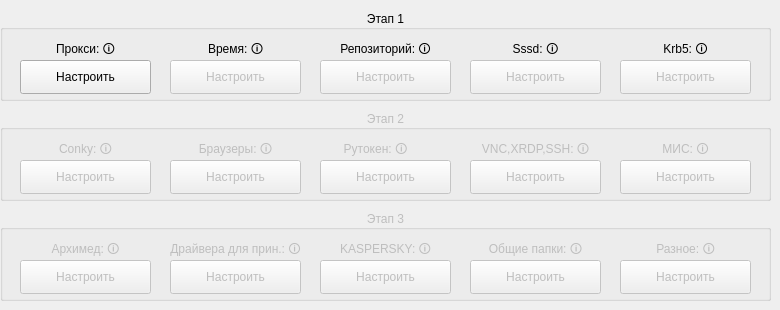
    <widget class="QWidget" name="tab_install">
     <property name="enabled">
      <bool>true</bool>
     </property>
     <attribute name="title">
      <string>Установка пакетов</string>
     </attribute>
     <widget class="QGroupBox" name="groupBox">
      <property name="geometry">
       <rect>
        <x>0</x>
        <y>10</y>
        <width>771</width>
        <height>91</height>
       </rect>
      </property>
      <property name="title">
       <string>Этап 1</string>
      </property>
      <property name="alignment">
       <set>Qt::AlignCenter</set>
      </property>
      <widget class="QLabel" name="label_24">
       <property name="geometry">
        <rect>
         <x>20</x>
         <y>30</y>
         <width>131</width>
         <height>20</height>
        </rect>
       </property>
       <property name="text">
        <string>Прокси: 🛈</string>
       </property>
       <property name="alignment">
        <set>Qt::AlignCenter</set>
       </property>
      </widget>
      <widget class="QPushButton" name="pushButton_install_proxy">
       <property name="geometry">
        <rect>
         <x>20</x>
         <y>50</y>
         <width>131</width>
         <height>34</height>
        </rect>
       </property>
       <property name="text">
        <string>Настроить</string>
       </property>
      </widget>
      <widget class="QPushButton" name="pushButton_install_datetime">
       <property name="enabled">
        <bool>false</bool>
       </property>
       <property name="geometry">
        <rect>
         <x>170</x>
         <y>50</y>
         <width>131</width>
         <height>34</height>
        </rect>
       </property>
       <property name="text">
        <string>Настроить</string>
       </property>
      </widget>
      <widget class="QPushButton" name="pushButton_install_repo">
       <property name="enabled">
        <bool>false</bool>
       </property>
       <property name="geometry">
        <rect>
         <x>320</x>
         <y>50</y>
         <width>131</width>
         <height>34</height>
        </rect>
       </property>
       <property name="text">
        <string>Настроить</string>
       </property>
      </widget>
      <widget class="QPushButton" name="pushButton_install_sssd">
       <property name="enabled">
        <bool>false</bool>
       </property>
       <property name="geometry">
        <rect>
         <x>470</x>
         <y>50</y>
         <width>131</width>
         <height>34</height>
        </rect>
       </property>
       <property name="text">
        <string>Настроить</string>
       </property>
      </widget>
      <widget class="QPushButton" name="pushButton_install_krb5">
       <property name="enabled">
        <bool>false</bool>
       </property>
       <property name="geometry">
        <rect>
         <x>620</x>
         <y>50</y>
         <width>131</width>
         <height>34</height>
        </rect>
       </property>
       <property name="text">
        <string>Настроить</string>
       </property>
      </widget>
      <widget class="QLabel" name="label_25">
       <property name="geometry">
        <rect>
         <x>170</x>
         <y>30</y>
         <width>131</width>
         <height>20</height>
        </rect>
       </property>
       <property name="text">
        <string>Время: 🛈</string>
       </property>
       <property name="alignment">
        <set>Qt::AlignCenter</set>
       </property>
      </widget>
      <widget class="QLabel" name="label_26">
       <property name="geometry">
        <rect>
         <x>470</x>
         <y>30</y>
         <width>131</width>
         <height>20</height>
        </rect>
       </property>
       <property name="text">
        <string>Sssd: 🛈</string>
       </property>
       <property name="alignment">
        <set>Qt::AlignCenter</set>
       </property>
      </widget>
      <widget class="QLabel" name="label_27">
       <property name="geometry">
        <rect>
         <x>320</x>
         <y>30</y>
         <width>131</width>
         <height>20</height>
        </rect>
       </property>
       <property name="text">
        <string>Репозиторий: 🛈</string>
       </property>
       <property name="alignment">
        <set>Qt::AlignCenter</set>
       </property>
      </widget>
      <widget class="QLabel" name="label_28">
       <property name="geometry">
        <rect>
         <x>620</x>
         <y>30</y>
         <width>131</width>
         <height>20</height>
        </rect>
       </property>
       <property name="text">
        <string>Krb5: 🛈</string>
       </property>
       <property name="alignment">
        <set>Qt::AlignCenter</set>
       </property>
      </widget>
     </widget>
     <widget class="QGroupBox" name="groupBox_2">
      <property name="enabled">
       <bool>false</bool>
      </property>
      <property name="geometry">
       <rect>
        <x>0</x>
        <y>110</y>
        <width>771</width>
        <height>91</height>
       </rect>
      </property>
      <property name="title">
       <string>Этап 2</string>
      </property>
      <property name="alignment">
       <set>Qt::AlignCenter</set>
      </property>
      <widget class="QLabel" name="label_29">
       <property name="geometry">
        <rect>
         <x>310</x>
         <y>30</y>
         <width>131</width>
         <height>20</height>
        </rect>
       </property>
       <property name="text">
        <string>Рутокен: 🛈</string>
       </property>
       <property name="alignment">
        <set>Qt::AlignCenter</set>
       </property>
      </widget>
      <widget class="QLabel" name="label_30">
       <property name="geometry">
        <rect>
         <x>470</x>
         <y>30</y>
         <width>131</width>
         <height>20</height>
        </rect>
       </property>
       <property name="text">
        <string>VNC,XRDP,SSH: 🛈</string>
       </property>
       <property name="alignment">
        <set>Qt::AlignCenter</set>
       </property>
      </widget>
      <widget class="QPushButton" name="pushButton_install_conky">
       <property name="geometry">
        <rect>
         <x>20</x>
         <y>50</y>
         <width>131</width>
         <height>34</height>
        </rect>
       </property>
       <property name="text">
        <string>Настроить</string>
       </property>
      </widget>
      <widget class="QPushButton" name="pushButton_install_vnc">
       <property name="geometry">
        <rect>
         <x>470</x>
         <y>50</y>
         <width>131</width>
         <height>34</height>
        </rect>
       </property>
       <property name="text">
        <string>Настроить</string>
       </property>
      </widget>
      <widget class="QPushButton" name="pushButton_install_mis">
       <property name="geometry">
        <rect>
         <x>620</x>
         <y>50</y>
         <width>131</width>
         <height>34</height>
        </rect>
       </property>
       <property name="text">
        <string>Настроить</string>
       </property>
      </widget>
      <widget class="QLabel" name="label_32">
       <property name="geometry">
        <rect>
         <x>20</x>
         <y>30</y>
         <width>131</width>
         <height>20</height>
        </rect>
       </property>
       <property name="text">
        <string>Conky: 🛈</string>
       </property>
       <property name="alignment">
        <set>Qt::AlignCenter</set>
       </property>
      </widget>
      <widget class="QPushButton" name="pushButton_install_rutoken">
       <property name="geometry">
        <rect>
         <x>320</x>
         <y>50</y>
         <width>131</width>
         <height>34</height>
        </rect>
       </property>
       <property name="text">
        <string>Настроить</string>
       </property>
      </widget>
      <widget class="QLabel" name="label_33">
       <property name="geometry">
        <rect>
         <x>620</x>
         <y>30</y>
         <width>131</width>
         <height>20</height>
        </rect>
       </property>
       <property name="text">
        <string>МИС: 🛈</string>
       </property>
       <property name="alignment">
        <set>Qt::AlignCenter</set>
       </property>
      </widget>
      <widget class="QLabel" name="label_31">
       <property name="geometry">
        <rect>
         <x>170</x>
         <y>30</y>
         <width>131</width>
         <height>20</height>
        </rect>
       </property>
       <property name="text">
        <string>Браузеры: 🛈</string>
       </property>
       <property name="alignment">
        <set>Qt::AlignCenter</set>
       </property>
      </widget>
      <widget class="QPushButton" name="pushButton_install_browsers">
       <property name="geometry">
        <rect>
         <x>170</x>
         <y>50</y>
         <width>131</width>
         <height>34</height>
        </rect>
       </property>
       <property name="text">
        <string>Настроить</string>
       </property>
      </widget>
     </widget>
     <widget class="QGroupBox" name="groupBox_3">
      <property name="enabled">
       <bool>false</bool>
      </property>
      <property name="geometry">
       <rect>
        <x>0</x>
        <y>210</y>
        <width>771</width>
        <height>91</height>
       </rect>
      </property>
      <property name="title">
       <string>Этап 3</string>
      </property>
      <property name="alignment">
       <set>Qt::AlignCenter</set>
      </property>
      <widget class="QLabel" name="label_38">
       <property name="geometry">
        <rect>
         <x>320</x>
         <y>30</y>
         <width>131</width>
         <height>20</height>
        </rect>
       </property>
       <property name="text">
        <string>KASPERSKY: 🛈</string>
       </property>
       <property name="alignment">
        <set>Qt::AlignCenter</set>
       </property>
      </widget>
      <widget class="QPushButton" name="pushButton_install_archimed">
       <property name="geometry">
        <rect>
         <x>20</x>
         <y>50</y>
         <width>131</width>
         <height>34</height>
        </rect>
       </property>
       <property name="text">
        <string>Настроить</string>
       </property>
      </widget>
      <widget class="QPushButton" name="pushButton_install_driver_printers">
       <property name="geometry">
        <rect>
         <x>170</x>
         <y>50</y>
         <width>131</width>
         <height>34</height>
        </rect>
       </property>
       <property name="text">
        <string>Настроить</string>
       </property>
      </widget>
      <widget class="QPushButton" name="pushButton_install_other">
       <property name="geometry">
        <rect>
         <x>620</x>
         <y>50</y>
         <width>131</width>
         <height>34</height>
        </rect>
       </property>
       <property name="text">
        <string>Настроить</string>
       </property>
      </widget>
      <widget class="QPushButton" name="pushButton_install_smb">
       <property name="geometry">
        <rect>
         <x>470</x>
         <y>50</y>
         <width>131</width>
         <height>34</height>
        </rect>
       </property>
       <property name="text">
        <string>Настроить</string>
       </property>
      </widget>
      <widget class="QLabel" name="label_34">
       <property name="geometry">
        <rect>
         <x>20</x>
         <y>30</y>
         <width>131</width>
         <height>20</height>
        </rect>
       </property>
       <property name="text">
        <string>Архимед: 🛈</string>
       </property>
       <property name="alignment">
        <set>Qt::AlignCenter</set>
       </property>
      </widget>
      <widget class="QLabel" name="label_35">
       <property name="geometry">
        <rect>
         <x>160</x>
         <y>30</y>
         <width>151</width>
         <height>20</height>
        </rect>
       </property>
       <property name="text">
        <string>Драйвера для прин.: 🛈</string>
       </property>
       <property name="alignment">
        <set>Qt::AlignCenter</set>
       </property>
      </widget>
      <widget class="QLabel" name="label_36">
       <property name="geometry">
        <rect>
         <x>620</x>
         <y>30</y>
         <width>131</width>
         <height>20</height>
        </rect>
       </property>
       <property name="text">
        <string>Разное: 🛈</string>
       </property>
       <property name="alignment">
        <set>Qt::AlignCenter</set>
       </property>
      </widget>
      <widget class="QPushButton" name="pushButton_install_kaspersky">
       <property name="geometry">
        <rect>
         <x>320</x>
         <y>50</y>
         <width>131</width>
         <height>34</height>
        </rect>
       </property>
       <property name="text">
        <string>Настроить</string>
       </property>
      </widget>
      <widget class="QLabel" name="label_37">
       <property name="geometry">
        <rect>
         <x>470</x>
         <y>30</y>
         <width>131</width>
         <height>20</height>
        </rect>
       </property>
       <property name="text">
        <string>Общие папки: 🛈</string>
       </property>
       <property name="alignment">
        <set>Qt::AlignCenter</set>
       </property>
      </widget>
     </widget>
    </widget>
